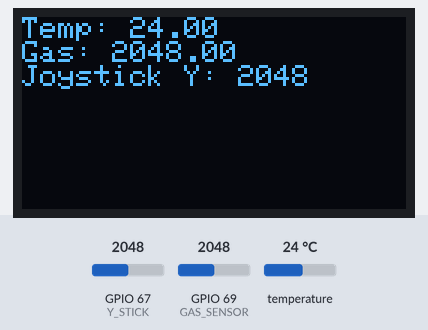
A sketch run on a simulated ESP32. Shown: 128×64 one-colour display. The test bench sets the inputs (shaded band); at power-on: temperature 24 °C, GPIO 69 (GAS_SENSOR) = 2048, GPIO 67 (Y_STICK) = 2048. What the sketch prints to the serial monitor is not drawn.

Above: at 1.8 s.
1.9 s: temperature set to 12 °C
At 3.7 s:
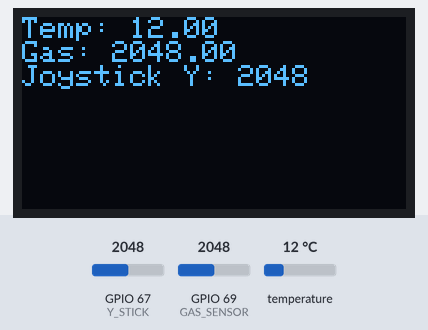
4.1 s: GPIO 69 (GAS_SENSOR) set to 2866
At 5.4 s:
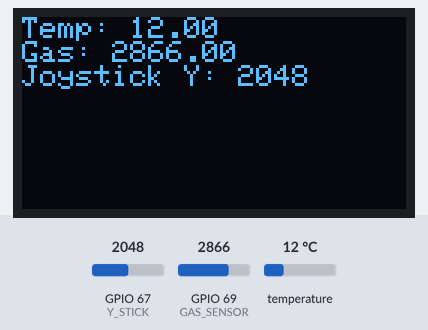
5.7 s: GPIO 67 (Y_STICK) set to 2866
At 7.0 s:
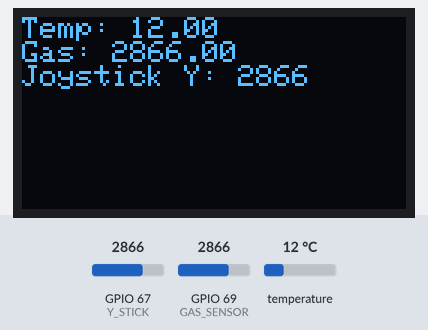
7.3 s: temperature set to 28 °C
At 8.6 s:
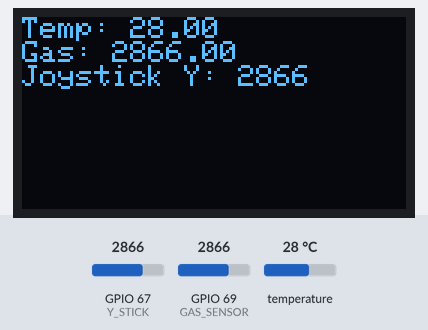
8.9 s: temperature set to 33 °C
At 9.3 s:
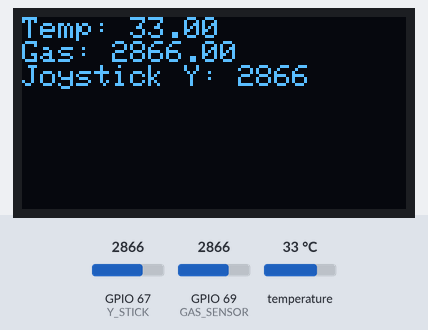
10.5 s: GPIO 69 (GAS_SENSOR) set to 3603
At 11.1 s:
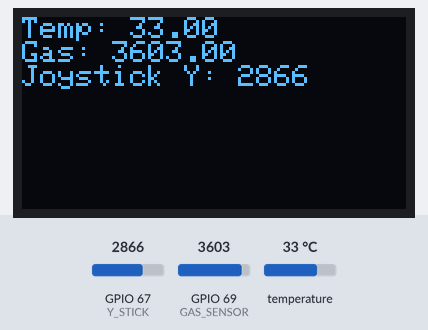
Timing chart, 0 to 13.0 s (numbered marks = the images above; inputs shaded):
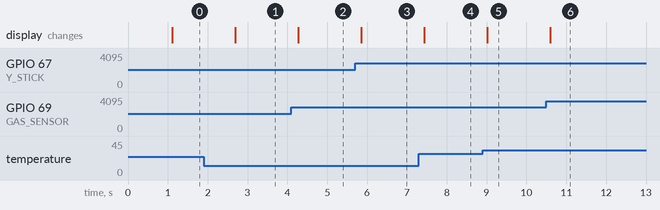

Measured:
- after the input at 1.9 s, the display: changes after 0.79 s (image 1)
- after the input at 4.1 s, the display: changes after 0.17 s (image 2)
- after the input at 5.7 s, the display: changes after 0.15 s (image 3)
- after the input at 7.3 s, the display: changes after 0.13 s (image 4)
- after the input at 8.9 s, the display: changes after 0.11 s (image 5)
- after the input at 10.5 s, the display: changes after 0.09 s (image 6)

The sketch:

TTK8_Johan_V_rlid.ino
```cpp
#include <SPI.h>
#include <Wire.h>
#include <Adafruit_GFX.h>
#include <Adafruit_SSD1306.h>
#include "DS18B20.h"
#include "MQ5.h"
#include "joystick.h"

#define OLED_RESET 4

Adafruit_SSD1306 display(OLED_RESET);


void setup() {
  // put your setup code here, to run once:
  sei();
  Serial.begin(9600);

  display.begin(SSD1306_SWITCHCAPVCC, 0x3C);  // initialize with the I2C addr 0x3C (for the 128x64)
  // init done
  // Show image buffer on the display hardware.
  // Since the buffer is intialized with an Adafruit splashscreen
  // internally, this will display the splashscreen.
  //display.display();
  //delay(2000);
  //Setup gas sensor
  pinMode(GAS_SENSOR,INPUT);

  display.clearDisplay();
}

void loop() {
  display.setTextSize(1);
  display.setTextColor(WHITE);
  display.setCursor(0,0);

  float temp=getTemp();
  display.print("Temp: ");
  display.println(temp);
  display.print("Gas: ");
  display.println(getGasValue());
  Serial.print(getGasValue());
  display.print("Joystick Y: ");
  display.println(getJoyY());

  display.display();
  display.clearDisplay();
  delay(500);
  // put your main code here, to run repeatedly:

}
```

DS18B20.h
```cpp
#include <OneWire.h>


float getTemp(){
  OneWire ds(25);
  byte i;
  byte present = 0;
  byte type_s;
  byte data[12];
  byte addr[8];
  float celsius, fahrenheit;
  if ( !ds.search(addr)) {
    Serial.println("No more addresses.");
    Serial.println();
    ds.reset_search();
    delay(250);
  }
  // the first ROM byte indicates which chip
  switch (addr[0]) {
    case 0x10:
      Serial.println("  Chip = DS18S20");  // or old DS1820
      type_s = 1;
      break;
    case 0x28:
      Serial.println("  Chip = DS18B20");
      type_s = 0;
      break;
    case 0x22:
      Serial.println("  Chip = DS1822");
      type_s = 0;
      break;
  }
  ds.reset();
  ds.select(addr);
  ds.write(0x44, 1);//Get data with paracite power.
  delay(1000); //Wait for data
   present = ds.reset();
  ds.select(addr);
  ds.write(0xBE);         // Read Scratchpad

  Serial.print("  Data = ");
  Serial.print(present, HEX);
  Serial.print(" ");
  for ( i = 0; i < 9; i++) {           // we need 9 bytes
    data[i] = ds.read();
    Serial.print(data[i], HEX);
    Serial.print(" ");
  }
  Serial.print(" CRC=");
  Serial.print(OneWire::crc8(data, 8), HEX);
  Serial.println();

  // Convert the data to actual temperature
  // because the result is a 16 bit signed integer, it should
  // be stored to an "int16_t" type, which is always 16 bits
  // even when compiled on a 32 bit processor.
  int16_t raw = (data[1] << 8) | data[0];
  if (type_s) {
    raw = raw << 3; // 9 bit resolution default
    if (data[7] == 0x10) {
      // "count remain" gives full 12 bit resolution
      raw = (raw & 0xFFF0) + 12 - data[6];
    }
  } else {
    byte cfg = (data[4] & 0x60);
    // at lower res, the low bits are undefined, so let's zero them
    if (cfg == 0x00) raw = raw & ~7;  // 9 bit resolution, 93.75 ms
    else if (cfg == 0x20) raw = raw & ~3; // 10 bit res, 187.5 ms
    else if (cfg == 0x40) raw = raw & ~1; // 11 bit res, 375 ms
    //// default is 12 bit resolution, 750 ms conversion time
  }
  celsius = (float)raw / 16.0;
  fahrenheit = celsius * 1.8 + 32.0;
  Serial.print("  Temperature = ");
  Serial.print(celsius);
  Serial.print(" Celsius, ");
  Serial.print(fahrenheit);
  Serial.println(" Fahrenheit");
  return celsius;
  }
```

MQ5.h
```cpp
#define GAS_SENSOR 69
float gas_value;

float getGasValue(){
  return analogRead(GAS_SENSOR);
  }
```

joystick.h
```cpp
#define Y_STICK 67
#define X_STICK 69

 int treatValue(int data) {
  return (data * 9 / 1024) + 48;
 }

 int getJoyX(){
  int X=analogRead(X_STICK);
  //X=treatValue(X);
  return X;
  }
 int getJoyY(){
  int Y=analogRead(Y_STICK);
 //Y=treatValue(Y);
  return Y;
  }
```
